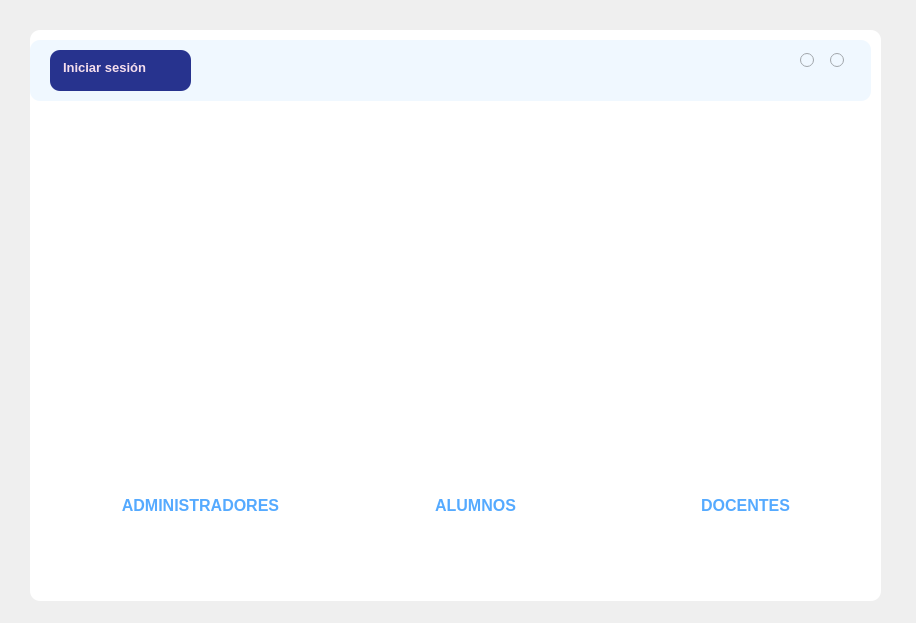
<?xml version="1.0" encoding="UTF-8"?>
<ui version="4.0">
 <class>MainWindow</class>
 <widget class="QMainWindow" name="MainWindow">
  <property name="geometry">
   <rect>
    <x>0</x>
    <y>0</y>
    <width>916</width>
    <height>623</height>
   </rect>
  </property>
  <property name="windowTitle">
   <string>Inicio</string>
  </property>
  <widget class="QWidget" name="centralwidget">
   <widget class="QFrame" name="frame">
    <property name="geometry">
     <rect>
      <x>30</x>
      <y>30</y>
      <width>851</width>
      <height>571</height>
     </rect>
    </property>
    <property name="styleSheet">
     <string notr="true">background-color: white;
border-radius: 10px;
</string>
    </property>
    <property name="frameShape">
     <enum>QFrame::StyledPanel</enum>
    </property>
    <property name="frameShadow">
     <enum>QFrame::Raised</enum>
    </property>
    <widget class="QFrame" name="frame_2">
     <property name="geometry">
      <rect>
       <x>0</x>
       <y>10</y>
       <width>841</width>
       <height>61</height>
      </rect>
     </property>
     <property name="styleSheet">
      <string notr="true">background-color: #F0F8FF;
border-radius: 10px;

</string>
     </property>
     <property name="frameShape">
      <enum>QFrame::StyledPanel</enum>
     </property>
     <property name="frameShadow">
      <enum>QFrame::Raised</enum>
     </property>
     <widget class="QCommandLinkButton" name="buttonBack">
      <property name="geometry">
       <rect>
        <x>20</x>
        <y>10</y>
        <width>141</width>
        <height>41</height>
       </rect>
      </property>
      <property name="font">
       <font>
        <family>Segoe UI</family>
        <pointsize>10</pointsize>
       </font>
      </property>
      <property name="cursor">
       <cursorShape>PointingHandCursor</cursorShape>
      </property>
      <property name="toolTip">
       <string>Regresar al login</string>
      </property>
      <property name="styleSheet">
       <string notr="true">QPushButton {
                background-color: #27338e;
                border-radius: 10px;
                color: #f5deed;
                padding-left: 20px;
            }
            QPushButton:hover {
                background-color: #3949ab; /* Cambia el color al pasar el mouse */
            }</string>
      </property>
      <property name="text">
       <string>Iniciar sesión</string>
      </property>
      <property name="iconSize">
       <size>
        <width>0</width>
        <height>0</height>
       </size>
      </property>
     </widget>
     <widget class="QRadioButton" name="buttonExit">
      <property name="geometry">
       <rect>
        <x>800</x>
        <y>10</y>
        <width>16</width>
        <height>21</height>
       </rect>
      </property>
      <property name="cursor">
       <cursorShape>PointingHandCursor</cursorShape>
      </property>
      <property name="toolTip">
       <string>Salir</string>
      </property>
      <property name="text">
       <string/>
      </property>
      <property name="checked">
       <bool>false</bool>
      </property>
     </widget>
     <widget class="QRadioButton" name="buttonMinimize">
      <property name="geometry">
       <rect>
        <x>770</x>
        <y>10</y>
        <width>16</width>
        <height>21</height>
       </rect>
      </property>
      <property name="cursor">
       <cursorShape>PointingHandCursor</cursorShape>
      </property>
      <property name="focusPolicy">
       <enum>Qt::NoFocus</enum>
      </property>
      <property name="toolTip">
       <string>Minimizar</string>
      </property>
      <property name="text">
       <string/>
      </property>
      <property name="checkable">
       <bool>true</bool>
      </property>
      <property name="checked">
       <bool>false</bool>
      </property>
      <property name="autoExclusive">
       <bool>false</bool>
      </property>
     </widget>
    </widget>
    <widget class="QLabel" name="label">
     <property name="geometry">
      <rect>
       <x>200</x>
       <y>90</y>
       <width>471</width>
       <height>231</height>
      </rect>
     </property>
     <property name="text">
      <string/>
     </property>
     <property name="pixmap">
      <pixmap>D:/Users/MAL19/Downloads/sca in.jpg</pixmap>
     </property>
     <property name="scaledContents">
      <bool>true</bool>
     </property>
    </widget>
    <widget class="QLabel" name="label_2">
     <property name="geometry">
      <rect>
       <x>120</x>
       <y>370</y>
       <width>101</width>
       <height>81</height>
      </rect>
     </property>
     <property name="text">
      <string/>
     </property>
     <property name="pixmap">
      <pixmap>D:/Users/MAL19/Downloads/administrador.png</pixmap>
     </property>
     <property name="scaledContents">
      <bool>true</bool>
     </property>
    </widget>
    <widget class="QLabel" name="label_3">
     <property name="geometry">
      <rect>
       <x>670</x>
       <y>360</y>
       <width>101</width>
       <height>81</height>
      </rect>
     </property>
     <property name="text">
      <string/>
     </property>
     <property name="pixmap">
      <pixmap>D:/Users/MAL19/Downloads/tutor.png</pixmap>
     </property>
     <property name="scaledContents">
      <bool>true</bool>
     </property>
    </widget>
    <widget class="QLabel" name="label_4">
     <property name="geometry">
      <rect>
       <x>400</x>
       <y>360</y>
       <width>101</width>
       <height>81</height>
      </rect>
     </property>
     <property name="text">
      <string/>
     </property>
     <property name="pixmap">
      <pixmap>D:/Users/MAL19/Downloads/alumno.png</pixmap>
     </property>
     <property name="scaledContents">
      <bool>true</bool>
     </property>
    </widget>
    <widget class="QLabel" name="label_5">
     <property name="geometry">
      <rect>
       <x>60</x>
       <y>450</y>
       <width>221</width>
       <height>51</height>
      </rect>
     </property>
     <property name="text">
      <string>&lt;html&gt;&lt;head/&gt;&lt;body&gt;&lt;p align=&quot;center&quot;&gt;&lt;span style=&quot; font-size:12pt; font-weight:600; color:#55aaff;&quot;&gt;ADMINISTRADORES&lt;/span&gt;&lt;/p&gt;&lt;/body&gt;&lt;/html&gt;</string>
     </property>
    </widget>
    <widget class="QLabel" name="label_6">
     <property name="geometry">
      <rect>
       <x>380</x>
       <y>450</y>
       <width>131</width>
       <height>51</height>
      </rect>
     </property>
     <property name="text">
      <string>&lt;html&gt;&lt;head/&gt;&lt;body&gt;&lt;p align=&quot;center&quot;&gt;&lt;span style=&quot; font-size:12pt; font-weight:600; color:#55aaff;&quot;&gt;ALUMNOS&lt;/span&gt;&lt;/p&gt;&lt;/body&gt;&lt;/html&gt;</string>
     </property>
    </widget>
    <widget class="QLabel" name="label_7">
     <property name="geometry">
      <rect>
       <x>660</x>
       <y>450</y>
       <width>111</width>
       <height>51</height>
      </rect>
     </property>
     <property name="text">
      <string>&lt;html&gt;&lt;head/&gt;&lt;body&gt;&lt;p align=&quot;center&quot;&gt;&lt;span style=&quot; font-size:12pt; font-weight:600; color:#55aaff;&quot;&gt;DOCENTES&lt;/span&gt;&lt;/p&gt;&lt;/body&gt;&lt;/html&gt;</string>
     </property>
    </widget>
   </widget>
  </widget>
 </widget>
 <resources>
  <include location="../../../Users/MAL19/AppData/Local/Packages/5319275A.WhatsAppDesktop_cv1g1gvanyjgm/TempState/4EF1169339D753629858CCDF58E1A810/Imagen de WhatsApp 2024-03-21 a las 11.18.50_748dabb8.jpg"/>
 </resources>
 <connections/>
</ui>
